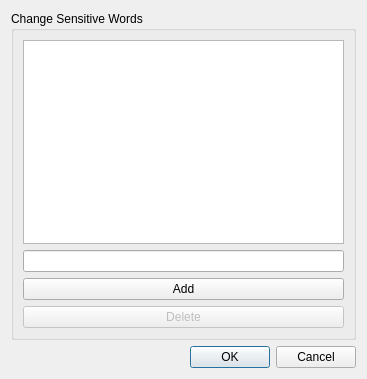
<?xml version="1.0" encoding="UTF-8"?>
<ui version="4.0">
 <class>Dialog</class>
 <widget class="QDialog" name="Dialog">
  <property name="geometry">
   <rect>
    <x>0</x>
    <y>0</y>
    <width>367</width>
    <height>379</height>
   </rect>
  </property>
  <property name="windowTitle">
   <string>Dialog</string>
  </property>
  <layout class="QVBoxLayout" name="verticalLayout_2">
   <item>
    <widget class="QGroupBox" name="groupBox">
     <property name="title">
      <string>Change Sensitive Words</string>
     </property>
     <layout class="QVBoxLayout" name="verticalLayout_3">
      <item>
       <layout class="QVBoxLayout" name="verticalLayout">
        <item>
         <widget class="QListWidget" name="listWidget"/>
        </item>
        <item>
         <widget class="QLineEdit" name="lineEdit"/>
        </item>
        <item>
         <widget class="QPushButton" name="addButton">
          <property name="text">
           <string>Add</string>
          </property>
         </widget>
        </item>
        <item>
         <widget class="QPushButton" name="deleteButton">
          <property name="enabled">
           <bool>false</bool>
          </property>
          <property name="text">
           <string>Delete</string>
          </property>
         </widget>
        </item>
       </layout>
      </item>
     </layout>
    </widget>
   </item>
   <item>
    <widget class="QDialogButtonBox" name="buttonBox">
     <property name="orientation">
      <enum>Qt::Horizontal</enum>
     </property>
     <property name="standardButtons">
      <set>QDialogButtonBox::Cancel|QDialogButtonBox::Ok</set>
     </property>
    </widget>
   </item>
  </layout>
 </widget>
 <resources/>
 <connections>
  <connection>
   <sender>buttonBox</sender>
   <signal>accepted()</signal>
   <receiver>Dialog</receiver>
   <slot>accept()</slot>
   <hints>
    <hint type="sourcelabel">
     <x>248</x>
     <y>254</y>
    </hint>
    <hint type="destinationlabel">
     <x>157</x>
     <y>274</y>
    </hint>
   </hints>
  </connection>
  <connection>
   <sender>buttonBox</sender>
   <signal>rejected()</signal>
   <receiver>Dialog</receiver>
   <slot>reject()</slot>
   <hints>
    <hint type="sourcelabel">
     <x>316</x>
     <y>260</y>
    </hint>
    <hint type="destinationlabel">
     <x>286</x>
     <y>274</y>
    </hint>
   </hints>
  </connection>
 </connections>
</ui>
